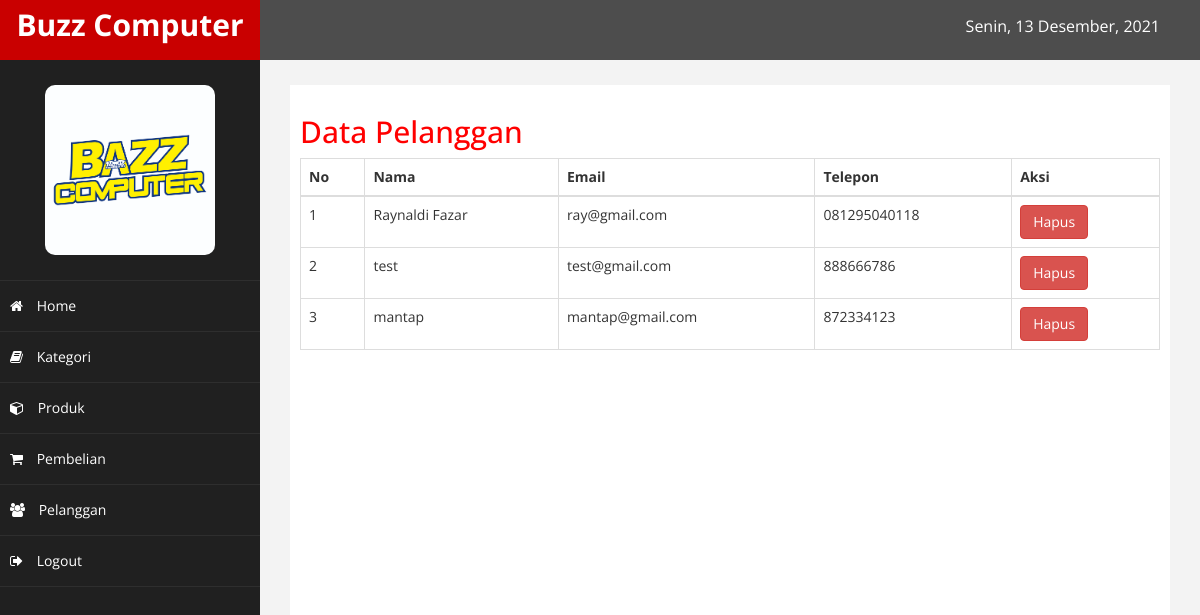
Page /admin/index.php?halaman=pelanggan (signed in) on the committed database.
### tables this page shows
CREATE TABLE `pelanggan` (
  `id_pelanggan` int(11) NOT NULL,
  `email_pelanggan` varchar(100) NOT NULL,
  `password_pelanggan` varchar(50) NOT NULL,
  `nama_pelanggan` varchar(100) NOT NULL,
  `telepon_pelanggan` varchar(50) NOT NULL,
  `alamat_pelanggan` text NOT NULL
);

### admin/pelanggan.php (the view)
<h2>Data Pelanggan</h2>
<table class="table table-bordered">
    <tread>
        <tr>
            <th>No</th>
            <th>Nama</th>
            <th>Email</th>
            <th>Telepon</th>
            <th>Aksi</th>
        </tr>
    </tread>
    <tbody>
        <?php $nomor = 1; ?>
        <?php $ambil = $koneksi->query("SELECT * FROM pelanggan"); ?>
        <?php while ($pecah = $ambil->fetch_assoc()) { ?>
            <tr>
                <td><?php echo $nomor; ?></td>
                <td><?php echo $pecah['nama_pelanggan']; ?></td>
                <td><?php echo $pecah['email_pelanggan']; ?></td>
                <td><?php echo $pecah['telepon_pelanggan']; ?></td>
                <td>
                    <a href="index.php?halaman=hapuspelanggan&id=<?php echo $pecah['id_pelanggan']; ?>" class="btn btn-danger" onclick="return confirm('Yakin Hapus?')">Hapus</a>
                </td>
            </tr>
            <?php $nomor++; ?>
        <?php } ?>
    </tbody>
</table>

### admin/assets/css/custom.css (style rules this page uses)
body { font-family: 'Open Sans', sans-serif; }
h2 { color: #f00; }

### rows in the picture
pelanggan: nama_pelanggan "Raynaldi Fazar", email_pelanggan "ray@gmail.com", telepon_pelanggan "081295040118"
pelanggan: nama_pelanggan "test", email_pelanggan "test@gmail.com", telepon_pelanggan "888666786"
pelanggan: nama_pelanggan "mantap", email_pelanggan "mantap@gmail.com", telepon_pelanggan "872334123"
